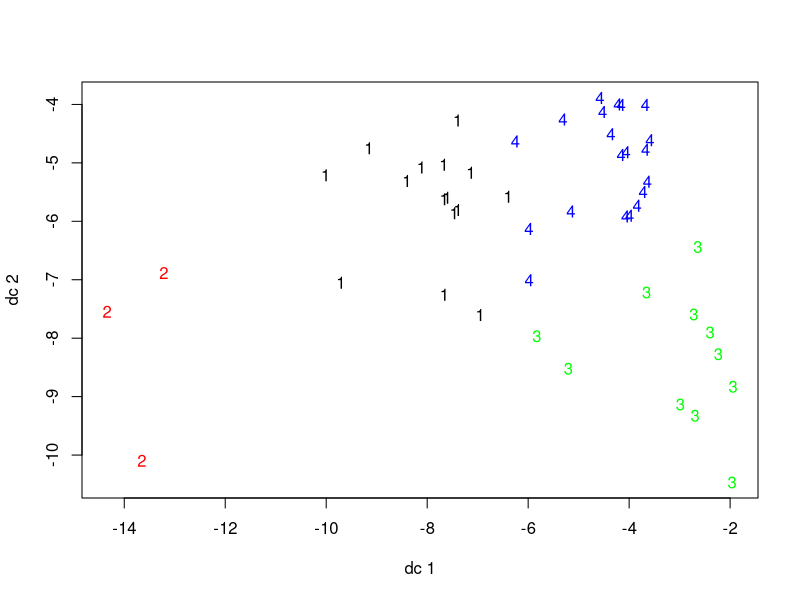
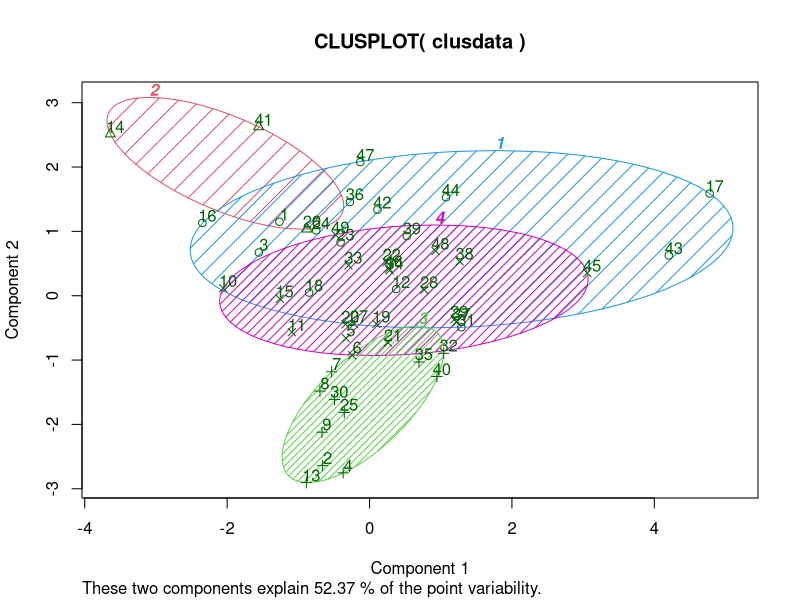

These figures' R source, in order: (Note: this script raises an error after producing the figures.)
# Clustering
# Cluster 49 cities of american largest cities
# Group in two 4 cluster with similarieites
# Choose a city to ancho or center each cluster

library(cluster)
library(fpc)
clusdata1 = read.csv('./data/cluster.csv', skip=1)
summary(clusdata1)
clusdata = clusdata1
names(clusdata)

set.seed(20)
k1 <- kmeans(x=clusdata[, 2:6], centers=4)
k1
fpc::plotcluster(clusdata[,2:6], k1$cluster)


cluster::clusplot(clusdata, k1$cluster, color=TRUE, shade=TRUE, labels=2, lines=0)


# Plot with any 2 variables
clusdata$cluster <- as.factor(k1$cluster)
names(clusdata)
ggplot(clusdata, aes(x=mage, y=asianp, color = clusdata$cluster)) + geom_point()
